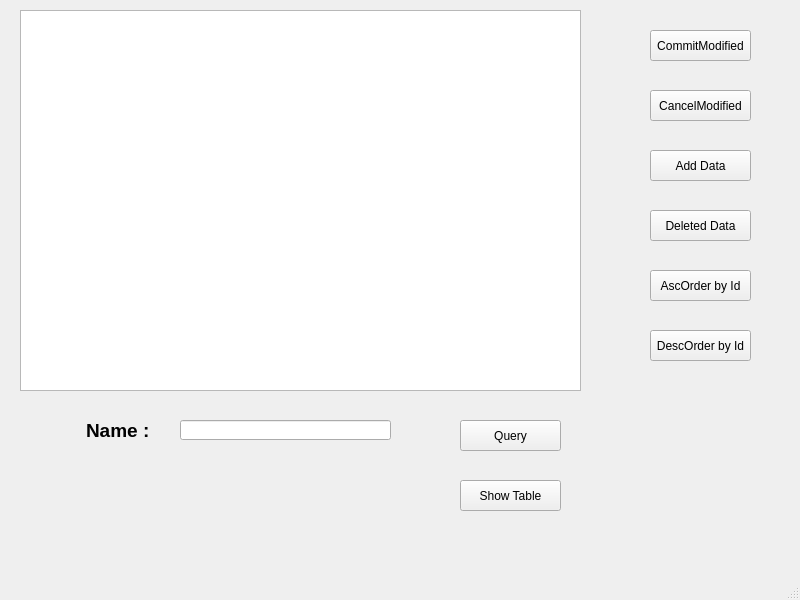
<?xml version="1.0" encoding="UTF-8"?>
<ui version="4.0">
 <class>MainWindow</class>
 <widget class="QMainWindow" name="MainWindow">
  <property name="geometry">
   <rect>
    <x>0</x>
    <y>0</y>
    <width>800</width>
    <height>600</height>
   </rect>
  </property>
  <property name="windowTitle">
   <string>MainWindow</string>
  </property>
  <widget class="QWidget" name="centralwidget">
   <widget class="QTableView" name="tableView">
    <property name="geometry">
     <rect>
      <x>20</x>
      <y>10</y>
      <width>561</width>
      <height>381</height>
     </rect>
    </property>
   </widget>
   <widget class="QPushButton" name="btnCommitModified">
    <property name="geometry">
     <rect>
      <x>650</x>
      <y>30</y>
      <width>101</width>
      <height>31</height>
     </rect>
    </property>
    <property name="text">
     <string>CommitModified</string>
    </property>
   </widget>
   <widget class="QPushButton" name="btnCancelModified">
    <property name="geometry">
     <rect>
      <x>650</x>
      <y>90</y>
      <width>101</width>
      <height>31</height>
     </rect>
    </property>
    <property name="text">
     <string>CancelModified</string>
    </property>
   </widget>
   <widget class="QPushButton" name="btnAddData">
    <property name="geometry">
     <rect>
      <x>650</x>
      <y>150</y>
      <width>101</width>
      <height>31</height>
     </rect>
    </property>
    <property name="text">
     <string>Add Data</string>
    </property>
   </widget>
   <widget class="QPushButton" name="btnDeletedData">
    <property name="geometry">
     <rect>
      <x>650</x>
      <y>210</y>
      <width>101</width>
      <height>31</height>
     </rect>
    </property>
    <property name="text">
     <string>Deleted Data</string>
    </property>
   </widget>
   <widget class="QPushButton" name="btnAscorder">
    <property name="geometry">
     <rect>
      <x>650</x>
      <y>270</y>
      <width>101</width>
      <height>31</height>
     </rect>
    </property>
    <property name="text">
     <string>AscOrder by Id</string>
    </property>
   </widget>
   <widget class="QPushButton" name="btnDescorder">
    <property name="geometry">
     <rect>
      <x>650</x>
      <y>330</y>
      <width>101</width>
      <height>31</height>
     </rect>
    </property>
    <property name="text">
     <string>DescOrder by Id</string>
    </property>
   </widget>
   <widget class="QPushButton" name="btnQuery">
    <property name="geometry">
     <rect>
      <x>460</x>
      <y>420</y>
      <width>101</width>
      <height>31</height>
     </rect>
    </property>
    <property name="text">
     <string>Query</string>
    </property>
   </widget>
   <widget class="QPushButton" name="btnShowAllTable">
    <property name="geometry">
     <rect>
      <x>460</x>
      <y>480</y>
      <width>101</width>
      <height>31</height>
     </rect>
    </property>
    <property name="text">
     <string>Show Table</string>
    </property>
   </widget>
   <widget class="QLineEdit" name="lineEdit">
    <property name="geometry">
     <rect>
      <x>180</x>
      <y>420</y>
      <width>211</width>
      <height>20</height>
     </rect>
    </property>
   </widget>
   <widget class="QLabel" name="labelName">
    <property name="geometry">
     <rect>
      <x>86</x>
      <y>420</y>
      <width>71</width>
      <height>20</height>
     </rect>
    </property>
    <property name="font">
     <font>
      <family>Arial</family>
      <pointsize>14</pointsize>
      <weight>75</weight>
      <bold>true</bold>
     </font>
    </property>
    <property name="text">
     <string>Name :</string>
    </property>
   </widget>
  </widget>
  <widget class="QMenuBar" name="menubar">
   <property name="geometry">
    <rect>
     <x>0</x>
     <y>0</y>
     <width>800</width>
     <height>21</height>
    </rect>
   </property>
  </widget>
  <widget class="QStatusBar" name="statusbar"/>
 </widget>
 <resources/>
 <connections/>
</ui>
